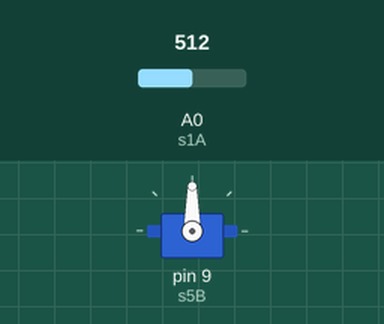
Recording of a sketch running on a simulated Arduino Uno, built with avr-gcc and run on an emulated ATmega328P. On the bench: servo. Inputs (shaded band) come from the test bench; at power-on: A0 (s1A) = 512.

Above: at 1.2 s.
1.3 s: A0 (s1A) set to 716
At 2.1 s:
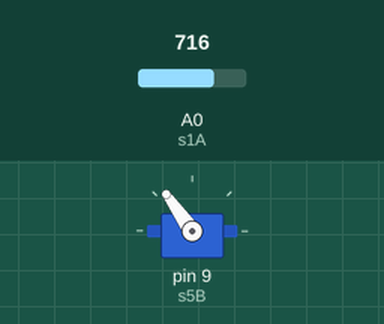
2.8 s: A0 (s1A) set to 900
At 4.0 s:
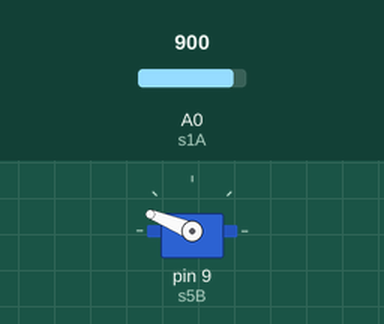
4.3 s: A0 (s1A) set to 1023
At 5.5 s:
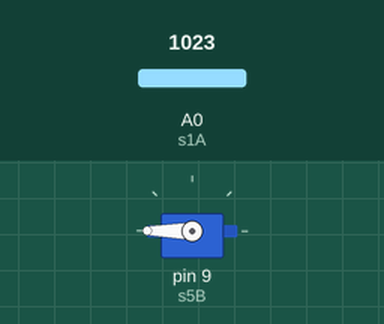
5.8 s: A0 (s1A) set to 306
At 6.5 s:
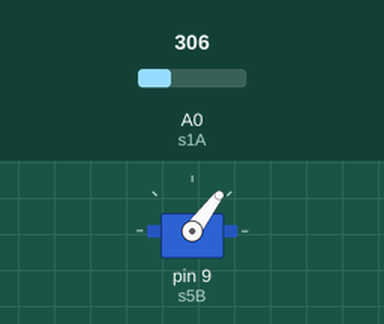
7.3 s: A0 (s1A) set to 122
At 7.9 s:
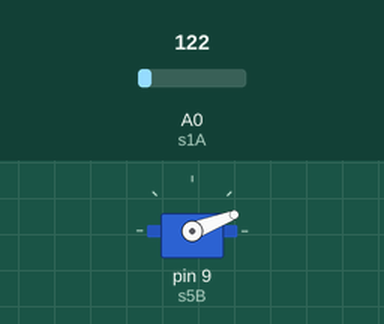
Timing chart, 0 to 9.8 s (numbered marks = the images above; inputs shaded):
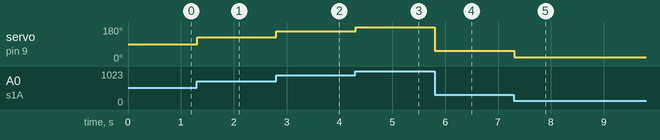

Measured:
- after the input at 1.3 s, servo on pin 9 (s5B): 90° → 125° at once
- after the input at 2.8 s, servo on pin 9 (s5B): 125° → 158° at once
- after the input at 4.3 s, servo on pin 9 (s5B): 158° → 180° at once
- after the input at 5.8 s, servo on pin 9 (s5B): 180° → 53° at once
- after the input at 7.3 s, servo on pin 9 (s5B): 53° → 21° at once

The sketch:

Servo_knob.ino
```cpp
/* Museduino | Servo Motors (PWM Select) Tutorial
Control servo position using a potentiometer (variable resistor)
*/

#include <Servo.h>

Servo servo;  // create servo object to control a servo

int s1A = A0;  // analog pin used to connect the potentiometer - Satellite Pin 1 on Port A

int s5B = 9; // digital/pwm pin used to connect the servo - Satellite I/O Pin 5 on Port B

int val; // variable to read the value from the analog pin

void setup()
{
  servo.attach(s5B);  // attaches the servo on D9~ to the servo object (satellite pin 5 on B)
}

void loop()
{
  val = analogRead(s1A);            // reads the value of the potentiometer (value between 0 and 1023)
  val = map(val, 0, 1023, 0, 180);     // remap to use it with the servo (value between 0 and 180)
  servo.write(val);                  // sets the servo position according to the scaled value
  delay(15);                           // waits for the servo to get there
}
```
